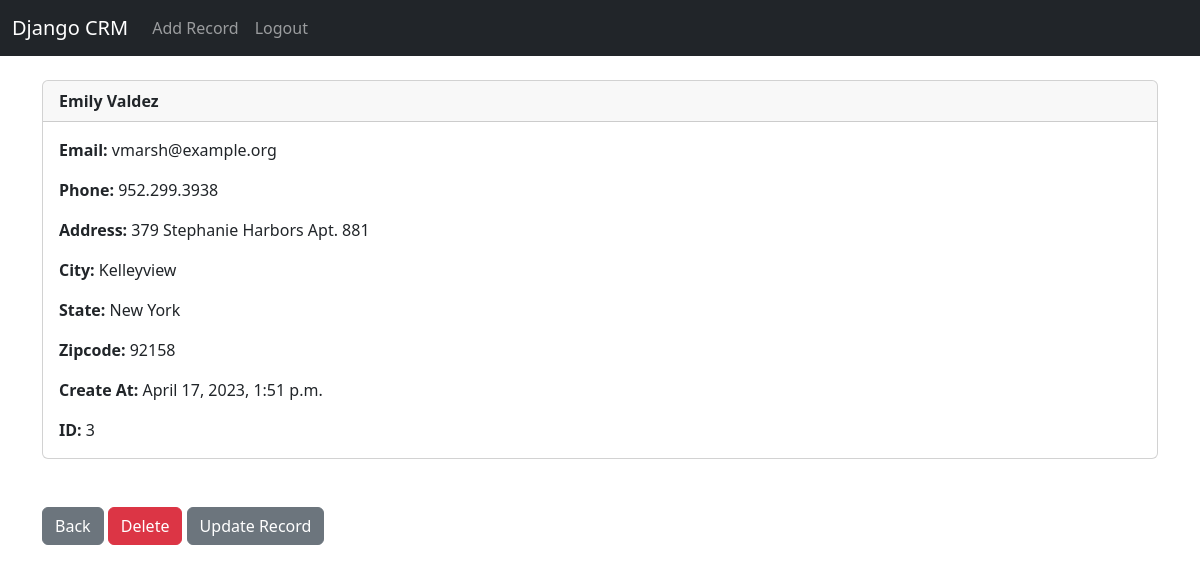
Screenshot of /record/3 (signed in) with the database file from the repository.
### website/models.py (models this page shows, shortened)
class Record(models.Model):
	created_at = models.DateTimeField(auto_now_add=True)
	first_name = models.CharField(max_length=50)
	last_name =  models.CharField(max_length=50)
	email =  models.CharField(max_length=100)
	phone = models.CharField(max_length=15)
	address =  models.CharField(max_length=100)
	city =  models.CharField(max_length=50)
	state =  models.CharField(max_length=50)
	zipcode =  models.CharField(max_length=20)

### website/views.py (the view)
# urls.py: path('record/<int:pk>', views.customer_record, name='record'),
def customer_record(request, pk):
	if request.user.is_authenticated:
		customer_record = Record.objects.get(id=pk)
		return render(request, 'record.html', {'customer_record':customer_record})
	else:
		messages.success(request, "You Must Be Logged In To View That Page...")
		return redirect('home')

### website/templates/record.html
{% extends 'base.html' %}
{% block content %}
<div class="card">
  <div class="card-header"><strong>
    	{{ customer_record.first_name }}
		{{ customer_record.last_name }}</strong>
  </div>
  <div class="card-body">
<p class="card-text">
<strong>Email: </strong>{{ customer_record.email }}</p>
<p class="card-text">
<strong>Phone: </strong>{{ customer_record.phone }}
</p>
<p class="card-text">
<strong>Address: </strong>{{ customer_record.address }}</p>
<p class="card-text">
<strong>City: </strong>{{ customer_record.city }}</p>
<p class="card-text">
<strong>State: </strong>{{ customer_record.state }}</p>
<p class="card-text">
<strong>Zipcode: </strong>{{ customer_record.zipcode }}</p>
<p class="card-text">
<strong>Create At: </strong>{{ customer_record.created_at }}</p>
<p class="card-text">
<strong>ID: </strong>{{ customer_record.id }}</p>
  </div>
</div>
<br/><br/>
<a href="{% url 'home' %}" class="btn btn-secondary">Back</a>
<a href="{% url 'delete_record' customer_record.id %}" class="btn btn-danger">Delete</a>
<a href="{% url 'update_record' customer_record.id %}" class="btn btn-secondary">Update Record</a>
{% endblock %}

### rows the page displays
Record: first_name "Emily", last_name "Valdez", email "vmarsh@example.org", phone "952.299.3938", address "379 Stephanie Harbors Apt. 881", city "Kelleyview", state "New York", zipcode "92158", created_at "April 17, 2023, 1:51 p.m.", id "3"
